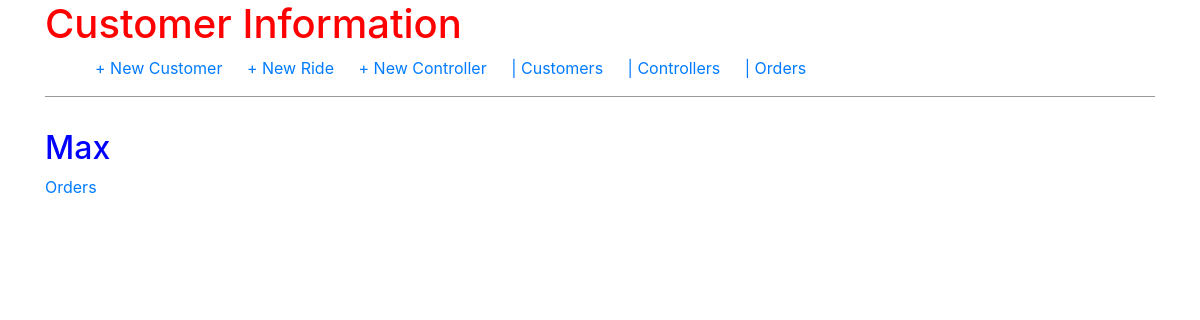
The app's page /, older data.
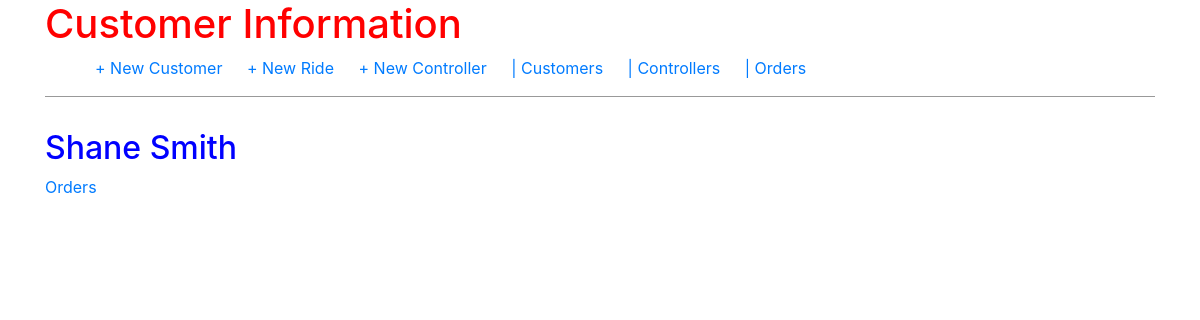
The same page, newer data.
### orders/models.py (models this page shows, shortened)
class Customer(models.Model):
    customer_name = models.CharField(max_length=100)
    customer_phone_number = models.CharField(max_length=10)
    customer_email = models.EmailField()
    customer_business_name = models.CharField(max_length=200)

### orders/views.py (the view)
# urls.py: path('', views.CustomerListView.as_view(), name='home'),
class CustomerListView(ListView):
    model = Customer
    template_name = 'home.html'

### templates/home.html
{% extends 'base.html' %}
{% block content %}
{% for customer in object_list %}
<div class="post-entry">
    <h2><a href="{% url 'customer_detail' customer.pk %}">{{ customer.customer_name }}</a></h2>
    <a href="{% url 'customer_orders' customer.pk %}">Orders</a>
</div>
{% endfor %}
{% endblock content %}

Row changes from the older to the newer data that the page shows:
removed Customer: customer_name "Max"
added Customer: customer_name "Shane Smith"
